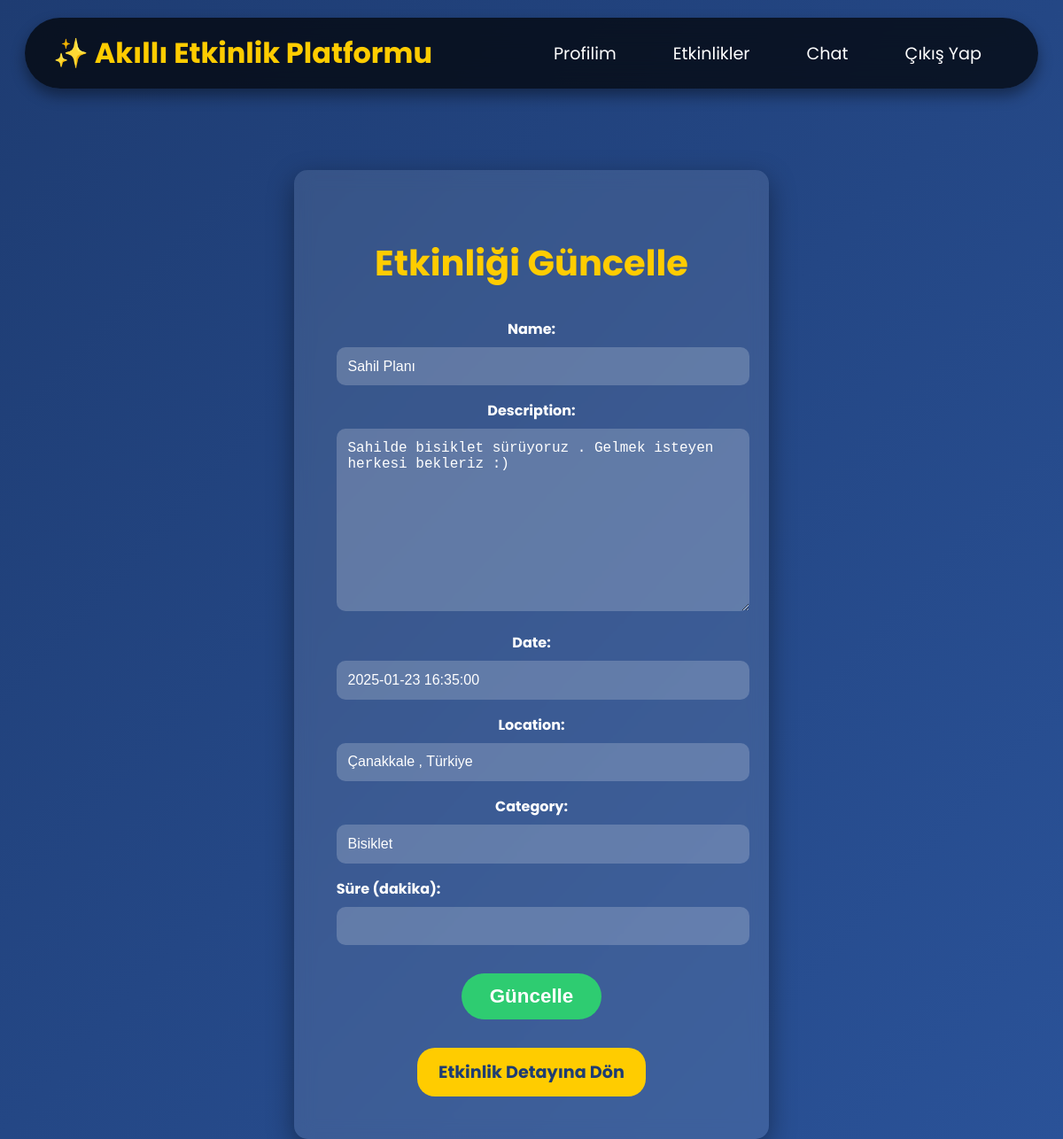
The page /events/update/40/ (signed in) on the database its author committed.
### events/models.py (models this page shows, shortened)
class Event(models.Model):
    name = models.CharField(max_length=200)
    description = models.TextField()
    date = models.DateTimeField()
    duration = models.DurationField(null=True, blank=True)
    location = models.CharField(max_length=300)
    category = models.CharField(max_length=100)
    owner = models.ForeignKey(settings.AUTH_USER_MODEL, on_delete=models.CASCADE, related_name='owned_events')  # Etkinliğin sahibi
    participants = models.ManyToManyField(User, through='Participation')
    latitude = models.FloatField(blank=True, null=True)  # Enlem bilgisi
    longitude = models.FloatField(blank=True, null=True)  # Boylam bilgisi

### events/views.py (the view)
# urls.py: path('update/<int:event_id>/', views.update_event, name='update_event'),
@login_required
def update_event(request, event_id):
    event = get_object_or_404(Event, pk=event_id)
    if event.owner != request.user:
        messages.error(request, 'Bu etkinliği güncelleme yetkiniz yok.')
        return redirect('event_detail', event_id=event.id)
    if request.method == 'POST':
        form = EventForm(request.POST, instance=event)
        if form.is_valid():
            try:
                duration_minutes = int(request.POST.get('duration'))
                event.duration = timedelta(minutes=duration_minutes)
            except ValueError:
                messages.error(request, 'Süre geçerli bir sayı olmalıdır. Lütfen tekrar deneyin.')
                return render(request, 'events/update_event.html', {'form': form, 'event': event})
            overlapping_events = check_event_conflicts(event, request.user)
            if overlapping_events.exists():
                messages.error(request, 'Güncellemek istediğiniz etkinlik, başka etkinliklerle çakışıyor. Lütfen farklı bir zaman seçin.')
                return render(request, 'events/update_event.html', {'form': form, 'event': event, 'overlapping_events': overlapping_events})
            form.save()
            messages.success(request, 'Etkinlik başarıyla güncellendi.')
            return redirect('event_detail', event_id=event.id)
        else:
            messages.error(request, 'Etkinlik güncellenirken bir hata oluştu. Lütfen formu kontrol edin.')
    else:
        form = EventForm(instance=event)
    return render(request, 'events/update_event.html', {'form': form, 'event': event})

### events/forms.py
class EventForm(forms.ModelForm):
    class Meta:
        model = Event
        fields = ['name', 'description', 'date', 'location', 'category']

### events/templates/events/update_event.html (shortened to what this page needs)
<!DOCTYPE html>
<html lang="en">
<head>
</head>
<body>
    <div class="floating-navbar">
        <a href="{% url 'homepage' %}" class="navbar-logo">✨ Akıllı Etkinlik Platformu</a>
        <ul class="menu-items">
            <li><a href="{% url 'profile' request.user.id %}" class="active">Profilim</a></li>
            <li>
                <a href="#">Etkinlikler</a>
            </li>
            <li><a href="{}">Chat</a></li>
            <li><a href="{% url 'logout' %}">Çıkış Yap</a></li>
        </ul>
    </div>
    <div class="update-event-container">
        <h1>Etkinliği Güncelle</h1>
        <form method="post" action="{% url 'update_event' event.id %}">
            {{ form.as_p }}
            <div class="form-group">
                <label for="duration">Süre (dakika):</label>
                <input type="number" id="duration" name="duration" value="{{ event.duration.total_seconds|divisibleby:60 }}" min="1" required>
            </div>
            <button type="submit">Güncelle</button>
        </form>
        <a href="{% url 'event_detail' event.id %}" class="btn-back">Etkinlik Detayına Dön</a>
    </div>
</body>
</html>

### events/templates/events/update_event.html (style rules this page uses)
body { font-family: 'Poppins', sans-serif; background: linear-gradient(to bottom right, #1e3c72, #2a5298); color: #ffffff; margin: 0; padding: 0; overflow-x: hidden; display: flex; flex-direction: column; align-items: center; }
.floating-navbar { background: rgba(0, 0, 0, 0.7); box-shadow: 0 8px 16px rgba(0, 0, 0, 0.4); padding: 1rem 2rem; position: fixed; top: 20px; left: 50%; transform: translateX(-50%); z-index: 100; display: flex; justify-content: space-between; align-items: center; border-radius: 50px; backdrop-filter: blur(15px); width: 90%; }
.navbar-logo { font-size: 2rem; color: #ffcc00; font-weight: bold; text-decoration: none; transition: transform 0.3s; }
.menu-items { display: flex; list-style: none; padding: 0; margin: 0; }
.menu-items li { margin: 0 1rem; transition: transform 0.3s; position: relative; }
.menu-items li a { color: #ffffff; text-decoration: none; font-size: 1.2rem; padding: 0.5rem 1rem; border-radius: 20px; transition: background-color 0.3s, color 0.3s; }
.update-event-container { max-width: 700px; margin-top: 12rem; padding: 3rem; background: rgba(255, 255, 255, 0.1); border-radius: 15px; box-shadow: 0 10px 30px rgba(0, 0, 0, 0.4); text-align: center; backdrop-filter: blur(10px); }
.update-event-container h1 { font-size: 2.5rem; color: #ffcc00; margin-bottom: 2rem; }
.update-event-container .form-group { margin-bottom: 2rem; text-align: left; }
.update-event-container label { font-weight: bold; color: #ffffff; margin-bottom: 0.5rem; display: block; }
.update-event-container input[type="number"], .update-event-container input[type="text"], .update-event-container textarea { width: 100%; padding: 0.8rem; border-radius: 10px; border: none; outline: none; font-size: 1rem; background: rgba(255, 255, 255, 0.2); color: #ffffff; }
.update-event-container input[type="number"]::placeholder, .update-event-container input[type="text"]::placeholder, .update-event-container textarea::placeholder { color: #cccccc; }
.update-event-container button[type="submit"] { background-color: #2ecc71; color: #ffffff; font-size: 1.4rem; font-weight: bold; padding: 0.8rem 2rem; border-radius: 30px; border: none; cursor: pointer; transition: transform 0.4s, background-color 0.3s; }
.btn-back { display: inline-block; margin-top: 2rem; background-color: #ffcc00; color: #1e3c72; font-size: 1.2rem; font-weight: bold; padding: 0.8rem 1.5rem; border-radius: 20px; text-decoration: none; transition: background-color 0.3s, transform 0.3s; }

### rows shown on the page
Event: name "Sahil Planı", description "Sahilde bisiklet sürüyoruz . Gelmek isteyen herkesi bekleriz :)", date "2025-01-23 16:35:00", location "Çanakkale , Türkiye", category "Bisiklet"
